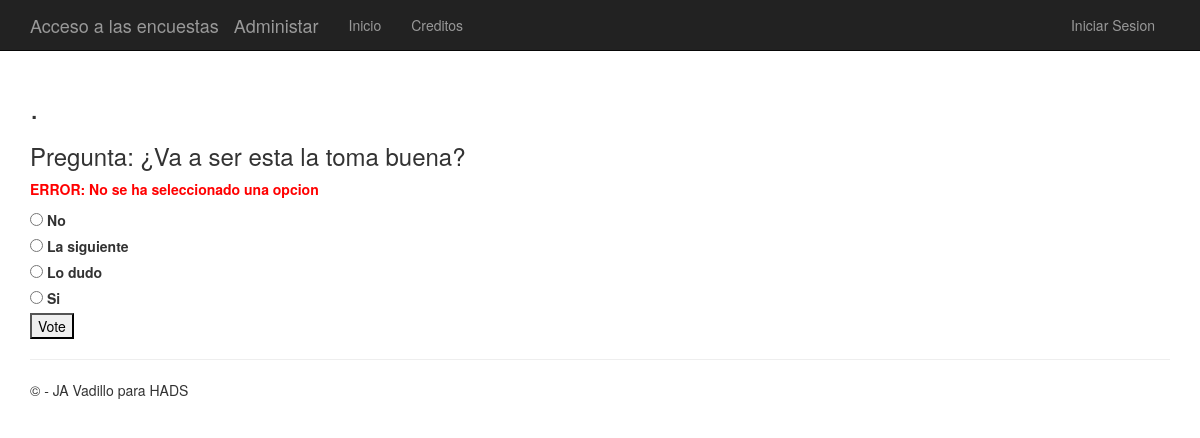
Screenshot of /polls/7/vote/ with the database file from the repository.
### app/models.py (models this page shows)
class Question(models.Model):
    question_text = models.CharField(max_length=200)
    pub_date = models.DateTimeField('date published')
    tema = models.CharField(max_length=100)

class Choice(models.Model):
    question = models.ForeignKey(Question)
    choice_text = models.CharField(max_length=200)
    votes = models.IntegerField(default=0)
    correct = models.BooleanField(default=False)

### app/views.py (the view)
# urls.py: url(r'^polls/(?P<question_id>\d+)/vote/$', app.views.vote, name='vote'),
def vote(request, question_id):
    p = get_object_or_404(Question, pk=question_id)
    try:
        selected_choice = p.choice_set.get(pk=request.POST['choice'])
    except (KeyError, Choice.DoesNotExist):
        return render(request, 'polls/detail.html', {
            'question': p,
            'error_message': "ERROR: No se ha seleccionado una opcion",
        })
    else:
        selected_choice.votes += 1
        selected_choice.save()
        return HttpResponseRedirect(reverse('results', args=[p.id, selected_choice.id]))

### app/templates/polls/detail.html (shortened to what this page needs)
﻿{% extends "app/layout.html" %}
{% block content %}
<h2>{{ title }}.</h2>
<h3>Pregunta: {{ question.question_text }}</h3>
{% if error_message %}<p><strong style="color:red;"><b>{{ error_message }}</b></strong></p>{% endif %}
<form action="{% url 'vote' question.id %}" method="post">
{% for choice in question.choice_set.all %}
    {% if request.user.is_authenticated %}
        <label for="choice{{ forloop.counter }}">{{ choice.choice_text }}-----{{choice.votes}} {%if choice.correct%}<span style="color:green">CORRECTA</span>{%endif%}</label><br />
    {% else %}
        <input type="radio" name="choice" id="choice{{ forloop.counter }}" value="{{ choice.id }}" />
        <label for="choice{{ forloop.counter }}">{{ choice.choice_text }}</label><br />
    {% endif %}
{% endfor %}
{% if request.user.is_authenticated %}
    <a href="{% url 'choice_add' question.id %}"><h3>Insertar Opciones</h3></a>
    <a href="{% url 'chart' question.id %}"> <h3>Ver resultado de la votacion</h3> </a><br />
{% else %}
    <input type="submit" value="Vote" />
{% endif %}
</form>
{% endblock %}

### app/static/app/content/site.css (style rules this page uses)
body { padding-top: 50px; padding-bottom: 20px; }
input, select, textarea { max-width: 280px; }

### rows the page displays
Question: question_text "¿Va a ser esta la toma buena?"
Choice: choice_text "No"
Choice: choice_text "La siguiente"
Choice: choice_text "Lo dudo"
Choice: choice_text "Si"

### other values shown
{{ error_message }} "ERROR: No se ha seleccionado una opcion"
